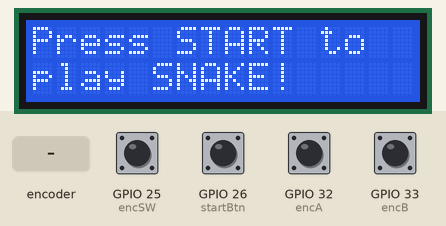
Recording of a sketch running on a simulated ESP32. On the bench: 16×2 character LCD. The test bench sets the inputs (shaded band); at power-on: GPIO 25 (encSW), GPIO 26 (startBtn), GPIO 32 (encA), GPIO 33 (encB) HIGH. Random numbers use the default seed unless the sketch sets one.

Above: at 1.3 s.
1.4 s: GPIO 26 (startBtn) pulled LOW for 0.15 s
At 1.8 s:
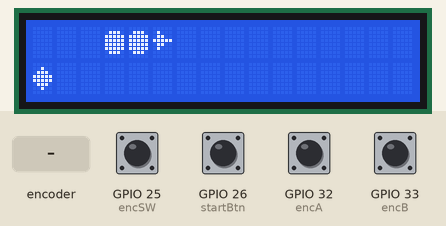
4.4 s: rotary encoder on GPIO 32 (encA) / GPIO 33 (encB) turned 3 steps (first pin leading)
At 5.7 s:
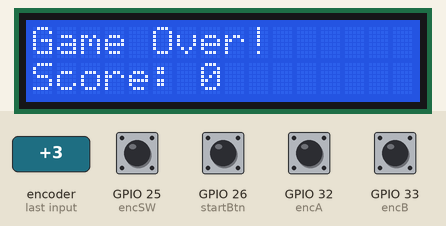
6.5 s: GPIO 26 (startBtn) pulled LOW for 1 s
At 7.2 s:
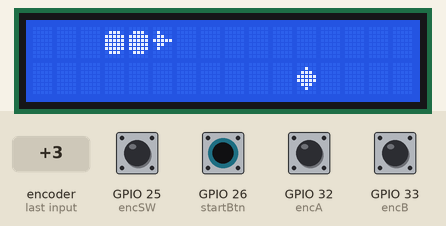
9.0 s: rotary encoder on GPIO 32 (encA) / GPIO 33 (encB) turned 1 step (first pin leading)
At 9.68 s:
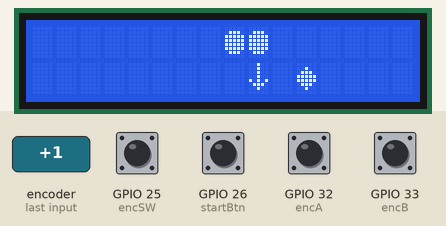
11.4 s: GPIO 26 (startBtn) pulled LOW for 0.15 s
At 12.1 s:
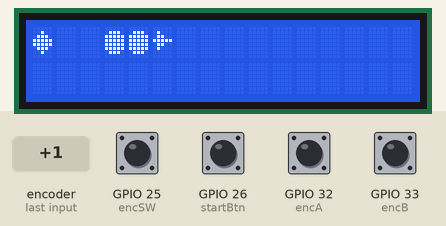
14.5 s: rotary encoder on GPIO 32 (encA) / GPIO 33 (encB) turned 1 step (first pin leading)
At 14.95 s:
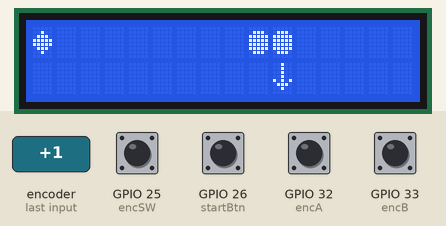
Timing chart, 0 to 17.5 s (numbered marks = the images above; inputs shaded):
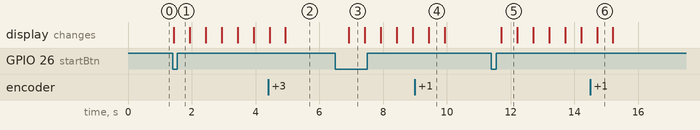

Measured:
- after the input at 1.4 s, the display: changes at once (image 1)
- after the input at 6.5 s, the display: changes after 0.43 s (image 3)
- after the input at 11.4 s, the display: changes after 0.30 s (image 5)
- what the display in image 3 shows lasts 0.5 s, from 6.9 s to 7.4 s

The sketch:

snakegame.ino
```cpp
#include <Wire.h>
#include <LiquidCrystal_I2C.h>

LiquidCrystal_I2C lcd(0x27, 16, 2);


const int encA = 32;
const int encB = 33;
const int encSW = 25;
const int startBtn = 26;
const int setBtn = 23;


const int GRID_W = 16;
const int GRID_H = 2;
const int MAX_LEN = GRID_W * GRID_H;


enum Direction { UP, RIGHT, DOWN, LEFT };
Direction dir = RIGHT;


int snakeX[MAX_LEN];
int snakeY[MAX_LEN];
int snakeLen = 3;

int foodX, foodY;

bool gameOver = false;
bool paused = false;
bool gameStarted = false;

unsigned long lastMove = 0;
unsigned long moveInterval = 500;

int score = 0;


volatile int encDelta = 0;
volatile int lastEncoded = 0;


const int TURN_THRESHOLD = 4;


byte bodyChar[8]  = {0b00000,0b01110,0b11111,0b11111,0b11111,0b11111,0b01110,0b00000};
byte foodChar[8]  = {0b00000,0b00100,0b01110,0b11111,0b11111,0b01110,0b00100,0b00000};
byte headUp[8]    = {0b00100,0b01110,0b10101,0b00100,0b00100,0b00100,0b00100,0b00000};
byte headDown[8]  = {0b00100,0b00100,0b00100,0b00100,0b10101,0b01110,0b00100,0b00000};
byte headLeft[8]  = {0b00000,0b00010,0b00110,0b11111,0b00110,0b00010,0b00000,0b00000};
byte headRight[8] = {0b00000,0b01000,0b01100,0b11111,0b01100,0b01000,0b00000,0b00000};


void IRAM_ATTR encoderISR() {
  int MSB = digitalRead(encA);
  int LSB = digitalRead(encB);
  int encoded = (MSB << 1) | LSB;
  int sum = (lastEncoded << 2) | encoded;

  if (sum == 0b1101 || sum == 0b0100 || sum == 0b0010 || sum == 0b1011) encDelta++;
  if (sum == 0b1110 || sum == 0b0111 || sum == 0b0001 || sum == 0b1000) encDelta--;

  lastEncoded = encoded;
}

void placeFood() {
  bool onSnake;
  do {
    onSnake = false;
    foodX = random(0, GRID_W);
    foodY = random(0, GRID_H);
    for (int i = 0; i < snakeLen; i++) {
      if (snakeX[i] == foodX && snakeY[i] == foodY) { onSnake = true; break; }
    }
  } while (onSnake);
}

void setupGame() {
  snakeLen = 3;
  for (int i = 0; i < snakeLen; i++) {
    snakeX[i] = 4 - i;
    snakeY[i] = 0;
  }
  dir = RIGHT;
  score = 0;
  moveInterval = 500;
  gameOver = false;
  paused = false;
  placeFood();
}

void turnFromEncoder() {
  noInterrupts();
  int delta = encDelta;
  interrupts();

  if (delta >= TURN_THRESHOLD) {
    dir = (Direction)((dir + 1) % 4);
    noInterrupts();
    encDelta -= TURN_THRESHOLD;
    interrupts();
  } else if (delta <= -TURN_THRESHOLD) {
    dir = (Direction)((dir + 3) % 4);
    noInterrupts();
    encDelta += TURN_THRESHOLD;
    interrupts();
  }
}

void moveSnake() {
  int newX = snakeX[0];
  int newY = snakeY[0];

  switch (dir) {
    case UP:    newY -= 1; break;
    case DOWN:  newY += 1; break;
    case LEFT:  newX -= 1; break;
    case RIGHT: newX += 1; break;
  }

  if (newX < 0 || newX >= GRID_W || newY < 0 || newY >= GRID_H) {
    gameOver = true;
    return;
  }

  for (int i = 0; i < snakeLen; i++) {
    if (snakeX[i] == newX && snakeY[i] == newY) {
      gameOver = true;
      return;
    }
  }

  for (int i = snakeLen; i > 0; i--) {
    snakeX[i] = snakeX[i - 1];
    snakeY[i] = snakeY[i - 1];
  }
  snakeX[0] = newX;
  snakeY[0] = newY;

  if (newX == foodX && newY == foodY) {
    if (snakeLen < MAX_LEN) snakeLen++;
    score++;
    if (moveInterval > 150) moveInterval -= 20;
    placeFood();
  }
}

void drawGame() {
  char row0[GRID_W + 1];
  char row1[GRID_W + 1];
  for (int i = 0; i < GRID_W; i++) { row0[i] = ' '; row1[i] = ' '; }
  row0[GRID_W] = '\0';
  row1[GRID_W] = '\0';

  if (foodY == 0) row0[foodX] = 1; else row1[foodX] = 1;

  for (int i = 1; i < snakeLen; i++) {
    if (snakeY[i] == 0) row0[snakeX[i]] = 0; else row1[snakeX[i]] = 0;
  }

  byte headChar;
  switch (dir) {
    case UP:    headChar = 2; break;
    case DOWN:  headChar = 3; break;
    case LEFT:  headChar = 4; break;
    case RIGHT: headChar = 5; break;
  }
  if (snakeY[0] == 0) row0[snakeX[0]] = headChar; else row1[snakeX[0]] = headChar;

  lcd.setCursor(0, 0);
  for (int i = 0; i < GRID_W; i++) lcd.write((byte)row0[i]);
  lcd.setCursor(0, 1);
  for (int i = 0; i < GRID_W; i++) lcd.write((byte)row1[i]);
}

void showStartScreen() {
  lcd.clear();
  lcd.setCursor(0, 0);
  lcd.print("Press START to");
  lcd.setCursor(0, 1);
  lcd.print("play SNAKE!");
}

void showGameOver() {
  lcd.clear();
  lcd.setCursor(0, 0);
  lcd.print("Game Over!");
  lcd.setCursor(0, 1);
  lcd.print("Score: ");
  lcd.print(score);
}


bool readButtonPressed(int pin, unsigned long &lastPressTime) {
  if (digitalRead(pin) == LOW && millis() - lastPressTime > 250) {
    lastPressTime = millis();
    return true;
  }
  return false;
}

unsigned long lastStartPress = 0;
unsigned long lastSWPress = 0;

void setup() {
  pinMode(encA, INPUT_PULLUP);
  pinMode(encB, INPUT_PULLUP);
  pinMode(encSW, INPUT_PULLUP);
  pinMode(startBtn, INPUT_PULLUP);
  pinMode(setBtn, INPUT_PULLUP);

  attachInterrupt(digitalPinToInterrupt(encA), encoderISR, CHANGE);
  attachInterrupt(digitalPinToInterrupt(encB), encoderISR, CHANGE);

  Wire.begin(21, 22);
  lcd.init();
  lcd.backlight();

  lcd.createChar(0, bodyChar);
  lcd.createChar(1, foodChar);
  lcd.createChar(2, headUp);
  lcd.createChar(3, headDown);
  lcd.createChar(4, headLeft);
  lcd.createChar(5, headRight);

  randomSeed(analogRead(34));

  showStartScreen();
}

void loop() {
  if (!gameStarted) {
    if (readButtonPressed(startBtn, lastStartPress)) {
      setupGame();
      gameStarted = true;
    }
    return;
  }

  if (gameOver) {
    showGameOver();
    if (readButtonPressed(startBtn, lastStartPress)) {
      setupGame();
    }
    delay(200);
    return;
  }

  if (readButtonPressed(encSW, lastSWPress)) {
    paused = !paused;
  }

  turnFromEncoder();

  if (!paused && millis() - lastMove > moveInterval) {
    lastMove = millis();
    moveSnake();
    if (!gameOver) drawGame();
  }
}
```
